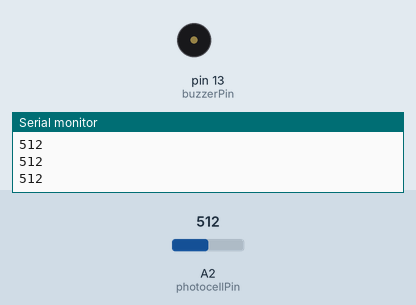
A sketch run on a simulated Arduino Uno, built with avr-gcc and run on an emulated ATmega328P. On the bench: buzzer (waves = sounding), the last lines printed to the serial monitor. The inputs (shaded band) are chosen by the test bench; at power-on: A2 (photocellPin) = 512.

Above: at 1.2 s.
1.3 s: A2 (photocellPin) set to 891
2.8 s: A2 (photocellPin) set to 919
At 3.07 s:
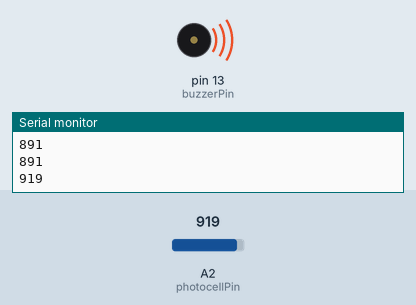
5.8 s: A2 (photocellPin) set to 900
At 6.4 s:
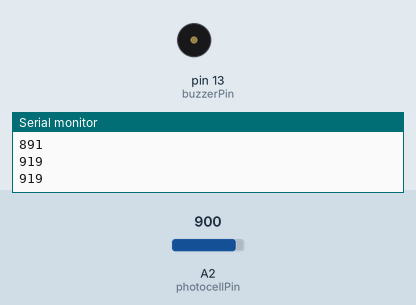
Timing chart, 0 to 8.8 s (numbered marks = the images above; inputs shaded):
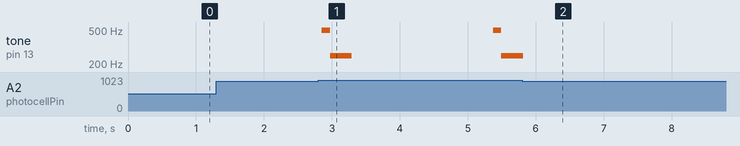

Measured:
- the behaviour switches between 900 and 901 on A2 (photocellPin) (found by bisection; images 0 and 1)
- after the input at 2.8 s, tone on pin 13 (buzzerPin): plays 496 Hz for 0.12 s, 249 Hz for 0.32 s, 496 Hz for 0.12 s, 249 Hz for 0.30 s, starting after 0.05 s
- after the input at 5.8 s, tone on pin 13 (buzzerPin): goes on until 5.8 s, then stays silent

The sketch:

Lazer-Tag2.ino
```cpp
int photocellPin = 2;       //define photocellsh=2, read the value of voltage.
int buzzerPin = 13;
int val = 0;       //define original of val.

const int MINLIGHT = 900;

void setup()
{
	Serial.begin(9600); // for debugging through serial monitor
	pinMode(buzzerPin, OUTPUT);
}

void loop()
{
	val = analogRead(photocellPin);    //get the value from sensor
	Serial.println(val);
	if (val>MINLIGHT){
		beep(buzzerPin);
		delay(2000);
	}

	delay(100);
}

void beep(int buzzerPin)
{
  for(int i=0;i<60;i++)// Output a frequency of sound
  {
    digitalWrite(buzzerPin,HIGH);//sound
    delay(1); //delay 1ms
    digitalWrite(buzzerPin,LOW); //mute
    delay(1); //delay 1ms
  }

  for(int i=0;i<75;i++)// Output the other frequency of sound
  {
    digitalWrite(buzzerPin,HIGH);//sound
    delay(2);//delay 2ms
    digitalWrite(buzzerPin,LOW);//mute
    delay(2);//delay 2ms
  }
}
```
